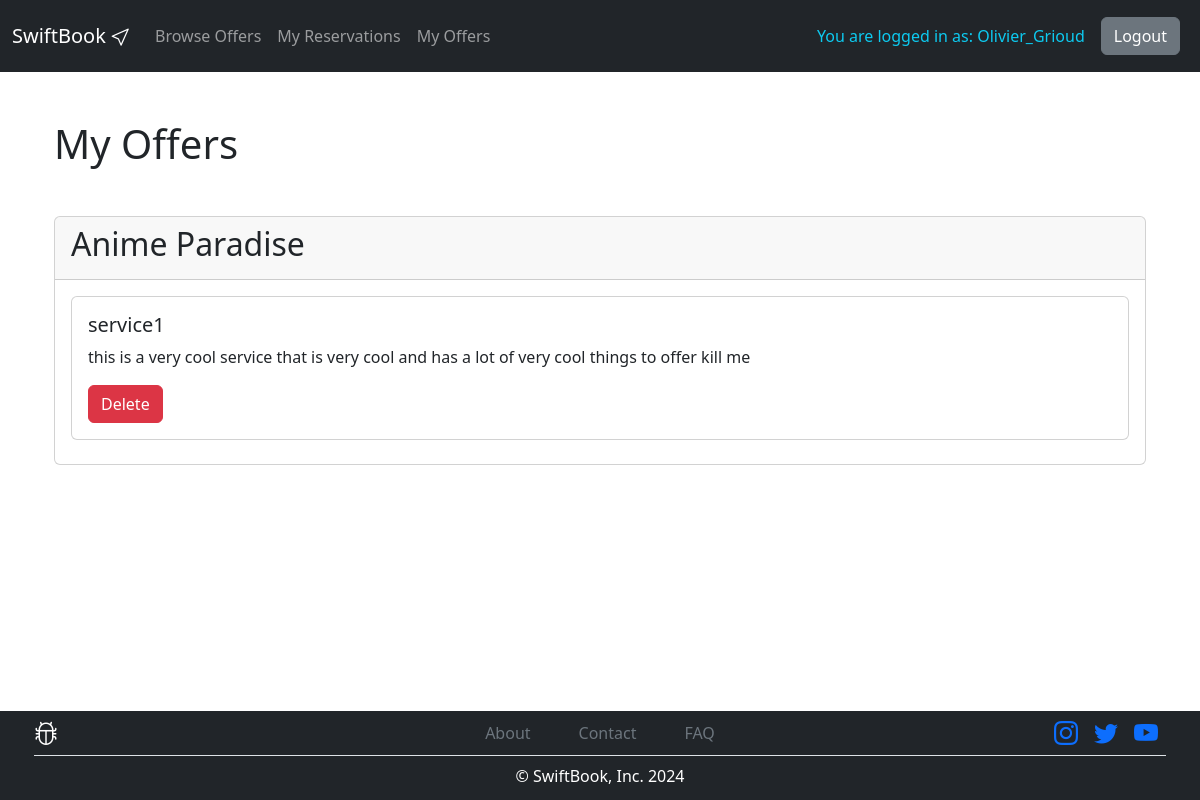
Screenshot of /my_offers/ (signed in) with the database file from the repository.
### api/models.py (models this page shows)
class Provider(models.Model):
    user = models.OneToOneField(User, on_delete=models.CASCADE)
    name = models.CharField(max_length=255)
    email = models.EmailField(max_length=255)
    phonenumber = models.CharField(max_length=20, blank=True, null=True)
    address = models.CharField(max_length=255, blank=True, null=True)
    city = models.CharField(max_length=100, blank=True, null=True)
    postalcode = models.CharField(max_length=20, blank=True, null=True)
    country = models.CharField(max_length=100, blank=True, null=True)
    longitude = models.CharField(max_length=100)
    latitude = models.CharField(max_length=100)

class Service(models.Model):
    provider = models.ForeignKey(Provider, on_delete=models.CASCADE, related_name='dienstleistungen')
    name = models.CharField(max_length=255)
    description = models.TextField(blank=True, null=True)
    length = models.DurationField()  # Correct field name is 'length', not 'duration'
    additional_fields = models.JSONField(default=list, blank=True, null=True)

### api/views.py (the view)
# urls.py: path('my_offers/', views.my_offers, name='my_offers'),
@login_required
def my_offers(request):
    try:
        provider = Provider.objects.get(user=request.user)
        services = Service.objects.filter(provider=provider)
    except Provider.DoesNotExist:
        provider = None
        services = []
    context = {
        'provider': provider,
        'services': services,
    }
    return render(request, 'my_offers.html', context)

### templates/my_offers.html (shortened to what this page needs)
{% extends "base.html" %}
{% load static %}
{% block content %}
<div class="container mt-5 mb-5">
    <h1>My Offers</h1>
    {% if provider %}
        <div class="card mb-3 mt-5">
            <div class="card-header">
                <h2>{{ provider.name }}</h2>
            </div>
            <div class="card-body">
                {% for service in services %}
                    <div class="card mb-2">
                        <div class="card-body">
                            <h5 class="card-title">{{ service.name }}</h5>
                            <p class="card-text">{{ service.description }}</p>
                            <a href="{% url 'delete_offer' service.id %}" class="btn btn-danger">Delete</a>
                        </div>
                    </div>
                {% endfor %}
            </div>
        </div>
    {% endif %}
</div>
{% endblock %}

### templates/base.html (shortened to what this page needs)
<!DOCTYPE html>
<html lang="en">
<head>
  {% load static %}
  <link rel="stylesheet" href="https://cdn.jsdelivr.net/npm/bootstrap-icons@1.5.0/font/bootstrap-icons.css">
  <link href="https://cdn.jsdelivr.net/npm/bootstrap@5.3.3/dist/css/bootstrap.min.css" rel="stylesheet">
</head>
<body class="d-flex flex-column vh-100">
  <header>
    <nav class="navbar sticky-top navbar-expand-lg bg-dark navbar-dark">
      <div class="container-fluid">
        <a class="navbar-brand" href="{% url 'homepage' %}">SwiftBook <i class="bi bi-cursor"></i></a>
        <div class="collapse navbar-collapse" id="navbarNavAltMarkup">
          <ul class="navbar-nav me-auto mb-2 mb-lg-0">
            <li><a class="nav-link" href="{% url 'offersView' %}">Browse Offers</a></li>
            {% if request.user.is_authenticated %}
            <li><a class="nav-link" href="{% url 'reservations' %}">My Reservations</a></li>
            <li><a class="nav-link" href="{% url 'my_offers' %}">My Offers</a></li>
            {% endif %}
          </ul>
          <div class="d-flex align-items-center">
              {% if request.user.is_authenticated %}
              <p class="text-info text-center m-0 p-3">You are logged in as: {{ request.user.username }}</p>
              <button onclick="location.href = '{% url 'logout' %}'" data-mdb-ripple-init type="button" class="btn btn-secondary me-2">
                Logout
              </button>
              {% endif %}
          </div>
        </div>
      </div>
    </nav>
  </header>
  <main class="container d-flex justify-content-center">
    {% block content %}
    {% endblock content %}
  </main>
  <footer class="footer bg-dark text-white mt-auto">
    <div class="container p-1">
        <div class="row pb-1">
            <div class="col-sm d-flex justify-content-center justify-content-sm-start mb-2 mb-sm-0">
                <i class="bi bi-bug" style="font-size: 1.5rem;"></i>
            </div>
            <div class="col-sm d-flex justify-content-center mb-2 mb-sm-0">
                <ul class="list-unstyled d-flex justify-content-center mb-0 align-items-center">
                    <li class="px-2 px-sm-4"><a class="text-decoration-none text-secondary" href="{% url 'about' %}">About</a></li>
                    <li class="px-2 px-sm-4"><a class="text-decoration-none text-secondary" href="{% url 'contact' %}">Contact</a></li>
                    <li class="px-2 px-sm-4"><a class="text-decoration-none text-secondary" href="{% url 'faq' %}">FAQ</a></li>
                </ul>
            </div>
            <div class="col-sm d-flex justify-content-center justify-content-sm-end">
                <ul class="list-unstyled d-flex justify-content-center justify-content-sm-end mb-0 align-items-center">
                    <li class="px-2"><a href="https://www.instagram.com/lalalalisa_m/"><i class="bi bi-instagram text" style="font-size: 1.5rem;"></i></a></li>
                    <li class="px-2"><a href="https://x.com/Un4v5s8bgsVk9Xp"><i class="bi bi-twitter" style="font-size: 1.5rem;"></i></a></li>
                    <li class="px-2"><a href="https://www.youtube.com/watch?v=xhc105UqlmY"><i class="bi bi-youtube" style="font-size: 1.5rem;"></i></a></li>
                </ul>
            </div>
        </div>
        <p class="mb-2 border-top text-center pt-2 pb-0">&copy; SwiftBook, Inc. 2024</p>
    </div>
  </footer>
</body>

### templates/base.html (style rules this page uses)
body { overflow-y: auto; }

### rows the page displays
Provider: name "Anime Paradise"
Service: name "service1", description "this is a very cool service that is very cool and has a lot of very cool things to offer kill me"

### other values shown
{{ request.user.username }} "Olivier_Grioud"
